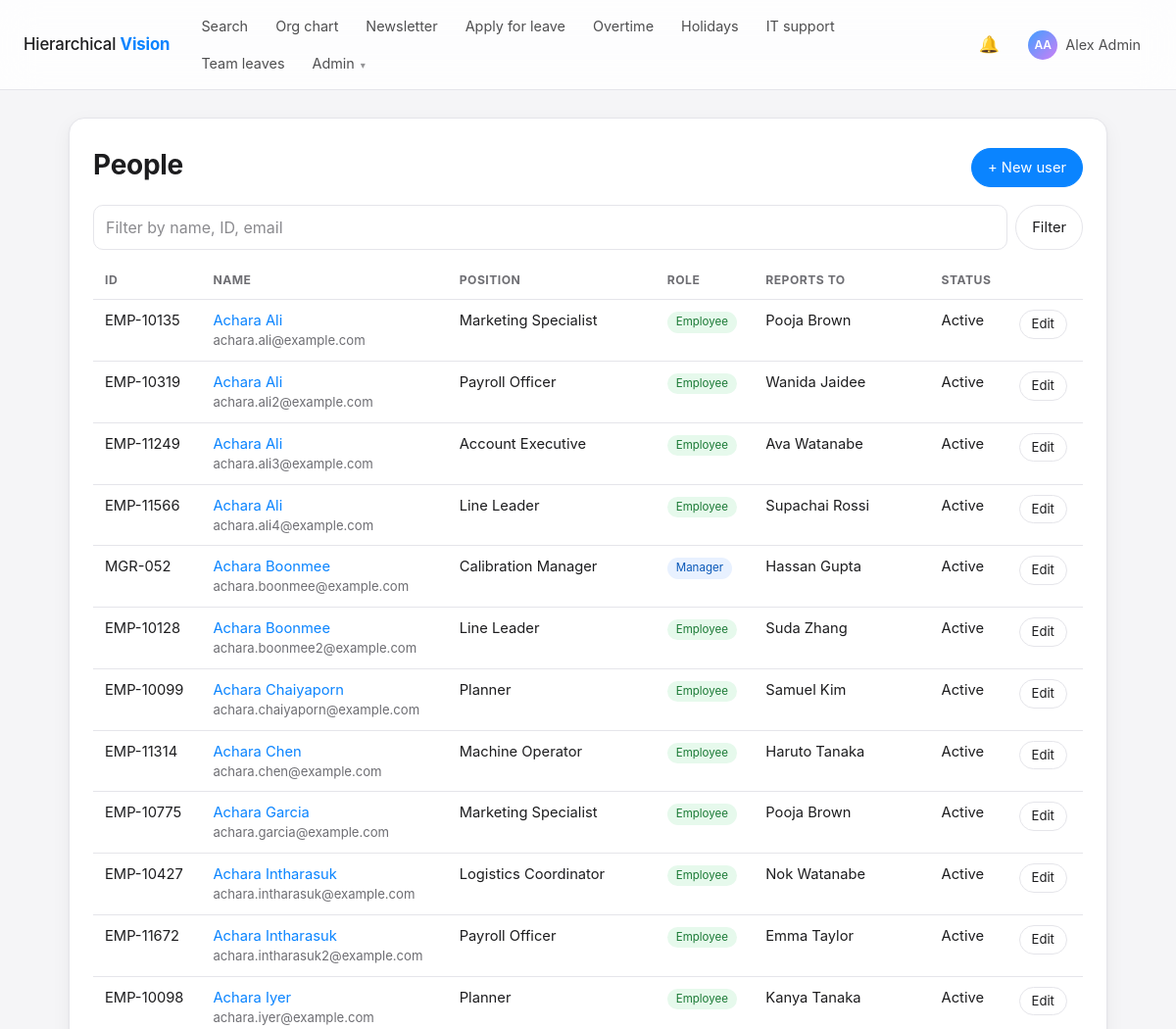
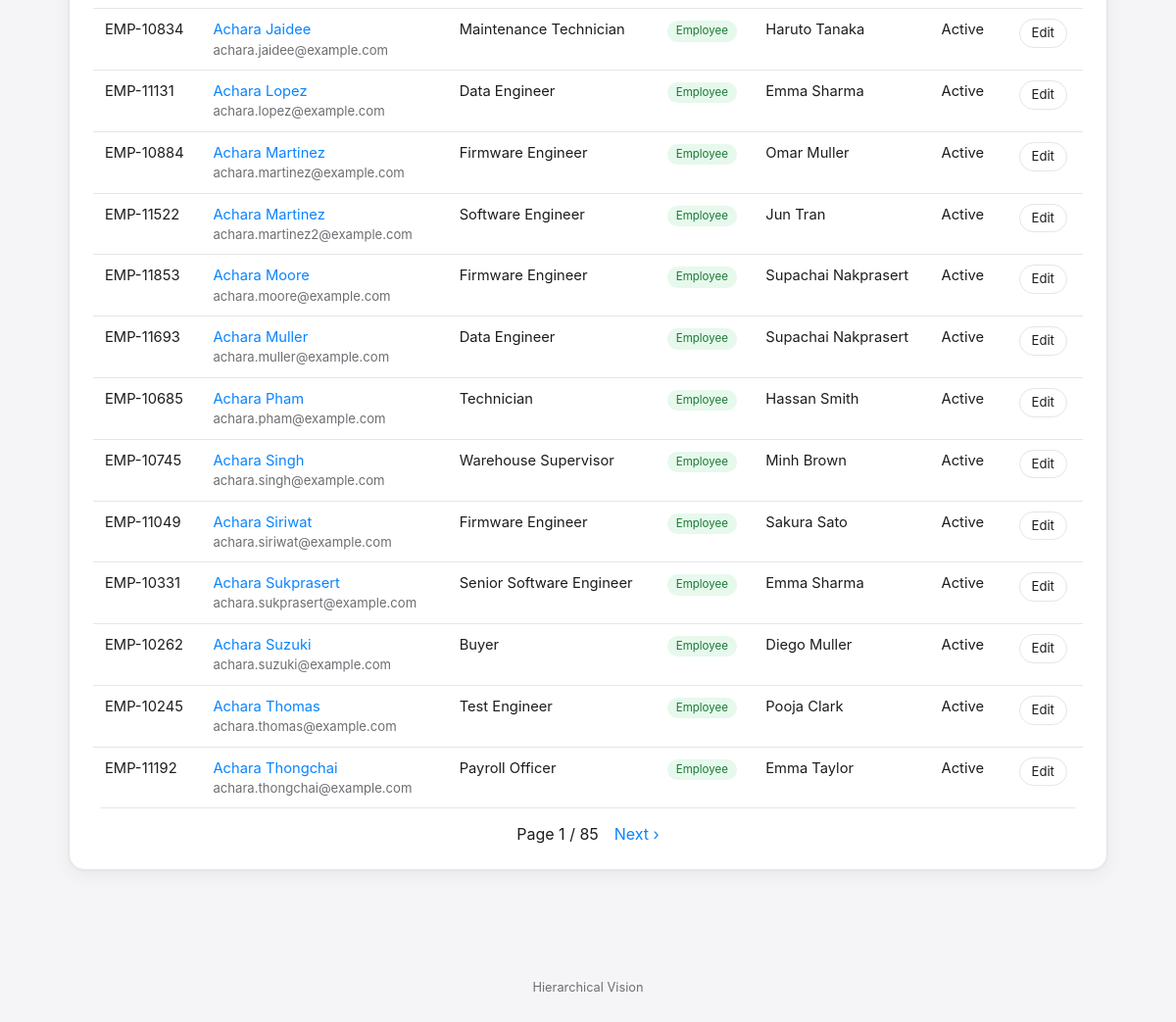
The app's page /manage/users/ (signed in) with its own data (2 pictures, top to bottom).
### accounts/models.py (models this page shows, shortened)
class User(AbstractBaseUser, PermissionsMixin):
    employee_id = models.CharField(
        max_length=30, unique=True, validators=[employee_id_validator], help_text="e.g. EMP-105. Used to sign in."
    )
    email = models.EmailField("email address", unique=True)
    full_name = models.CharField(max_length=150)
    position = models.CharField(max_length=120, blank=True)
    role = models.CharField(max_length=10, choices=Role.choices, default=Role.EMPLOYEE, db_index=True)
    manager = models.ForeignKey(
        "self",
        null=True,
        blank=True,
        on_delete=models.SET_NULL,
        related_name="direct_reports",
        verbose_name="Peer / Reporting manager",
    )
    contact_info = models.CharField("contact information", max_length=255, blank=True)
    description = models.TextField(blank=True)
    profile_picture = models.ImageField(
        upload_to=profile_picture_path, blank=True, null=True, validators=[FileExtensionValidator(IMAGE_EXTENSIONS), validate_image_size, validate_image_dimensions, validate_image_content]
    )
    background_image = models.ImageField(
        upload_to=background_image_path, blank=True, null=True, validators=[FileExtensionValidator(IMAGE_EXTENSIONS), validate_image_size, validate_image_dimensions, validate_image_content]
    )
    newsletter_publisher = models.BooleanField(
        "may publish to the newsletter", default=False,
        help_text="Lets this employee/manager post in the company newsletter (Admins can always post).",
    )
    leave_dashboard = models.CharField(
        "leave & OT dashboard access", max_length=5, choices=DashboardAccess.choices, default=DashboardAccess.NONE,
        blank=True, help_text="Managers only: lets this manager open the daily leave & OT dashboard (set by Admins).",
    )
    is_active = models.BooleanField(default=True)
    is_staff = models.BooleanField(default=False, editable=False)
    date_joined = models.DateTimeField(auto_now_add=True)
    objects = UserManager()
    USERNAME_FIELD = "employee_id"
    EMAIL_FIELD = "email"
    REQUIRED_FIELDS = ["email", "full_name"]
    class Meta:
        ordering = ["full_name"]
    @property
    def initials(self):
        parts = [p for p in self.full_name.split() if p]
        if not parts:
            return self.employee_id[:2].upper()
        return (parts[0][0] + (parts[-1][0] if len(parts) > 1 else "")).upper()
    def get_absolute_url(self):
        return reverse("accounts:profile", kwargs={"employee_id": self.employee_id})
    @property
    def is_admin(self):
        return self.role == Role.ADMIN
    @property
    def can_approve_leaves(self):
        return self.role in (Role.ADMIN, Role.MANAGER)
    @property
    def can_view_leave_dashboard(self):
        return self.is_admin or (self.is_manager_role and self.leave_dashboard in (DashboardAccess.TEAM, DashboardAccess.ALL))

### accounts/views.py (the view)
# urls.py: path("manage/users/", views.UserListView.as_view(), name="user_list"),
class UserListView(AdminRequiredMixin, ListView):
    model = User
    template_name = "accounts/user_list.html"
    paginate_by = 25
    context_object_name = "users"
    def get_queryset(self):
        qs = User.objects.select_related("manager").order_by("full_name")
        q = self.request.GET.get("q", "").strip()
        if q:
            qs = qs.filter(Q(full_name__icontains=q) | Q(employee_id__icontains=q) | Q(email__icontains=q))
        return qs
    def get_context_data(self, **kwargs):
        ctx = super().get_context_data(**kwargs)
        ctx["q"] = self.request.GET.get("q", "")
        return ctx

### accounts/mixins.py (called while the page is built)
    def dispatch(self, request, *args, **kwargs):
        if request.user.is_authenticated and not request.user.is_admin:
            raise PermissionDenied
        return super().dispatch(request, *args, **kwargs)

### notifications/context_processors.py (called while the page is built)
def unread_notifications(request):
    user = getattr(request, "user", None)
    if user is not None and user.is_authenticated:
        return {"unread_count": Notification.objects.filter(recipient=user, is_read=False).count()}
    return {}

### templates/accounts/user_list.html (shortened to what this page needs)
{% extends "base.html" %}
{% block content %}
<section class="card">
  <div class="row-between">
    <h1>People</h1>
    <a class="btn btn-primary" href="{% url 'accounts:user_create' %}">+ New user</a>
  </div>
  <form method="get" class="inline-form"><input type="search" name="q" value="{{ q }}" placeholder="Filter by name, ID, email"><button class="btn">Filter</button></form>
  <div class="table-wrap"><table>
    <thead><tr><th>ID</th><th>Name</th><th>Position</th><th>Role</th><th>Reports to</th><th>Status</th><th></th></tr></thead>
    <tbody>
    {% for u in users %}
      <tr>
        <td>{{ u.employee_id }}</td>
        <td><a href="{{ u.get_absolute_url }}">{{ u.full_name }}</a><div class="muted small">{{ u.email }}</div></td>
        <td>{{ u.position|default:"—" }}</td>
        <td><span class="role role-{{ u.role }}">{{ u.get_role_display }}</span></td>
        <td>{{ u.manager.full_name|default:"—" }}</td>
        <td>{% if u.is_active %}Active{% else %}<span class="muted">Inactive</span>{% endif %}</td>
        <td><a class="btn btn-sm" href="{% url 'accounts:user_edit' u.pk %}">Edit</a></td>
      </tr>
    {% empty %}<tr><td colspan="7" class="muted">No users.</td></tr>{% endfor %}
    </tbody>
  </table></div>
  {% if is_paginated %}
  <div class="pager">
    <span>Page {{ page_obj.number }} / {{ paginator.num_pages }}</span>
    {% if page_obj.has_next %}<a href="?page={{ page_obj.next_page_number }}{% if q %}&q={{ q }}{% endif %}">Next &rsaquo;</a>{% endif %}
  </div>
  {% endif %}
</section>
{% endblock %}

### templates/base.html (shortened to what this page needs)
{% load static %}<!DOCTYPE html>
<html lang="en">
<head>
  <link rel="stylesheet" href="{% static 'css/app.css' %}">
</head>
<body class="{% block body_class %}{% endblock %}">
<header class="topbar">
  <a class="brand" href="{% url 'accounts:home' %}">Hierarchical <b>Vision</b></a>
  {% with view=request.resolver_match.view_name %}
  <nav aria-label="Main">
    <a href="{% url 'accounts:home' %}" class="{% if view == 'accounts:home' or view == 'accounts:search' %}active{% endif %}">Search</a>
    <a href="{% url 'accounts:org_chart' %}" class="{% if view == 'accounts:org_chart' %}active{% endif %}">Org chart</a>
    <a href="{% url 'newsletter:list' %}" class="{% if 'newsletter:' in view %}active{% endif %}">Newsletter</a>
    {% if user.is_authenticated %}
    <a href="{% url 'leaves:apply' %}" class="{% if view == 'leaves:apply' %}active{% endif %}">Apply for leave</a>
    <a href="{% url 'leaves:overtime' %}" class="{% if 'leaves:overtime' in view %}active{% endif %}">Overtime</a>
    <a href="{% url 'leaves:holidays' %}" class="{% if view == 'leaves:holidays' %}active{% endif %}">Holidays</a>
    <a href="{% url 'support:create' %}" class="{% if view == 'support:create' %}active{% endif %}">IT support</a>
    {% if user.can_approve_leaves %}<a href="{% url 'leaves:team' %}" class="{% if view == 'leaves:team' %}active{% endif %}">Team leaves</a>{% endif %}
    {% if user.is_admin %}
    <details class="menu">
      <summary>Admin</summary>
    </details>
    {% endif %}
    {% endif %}
  </nav>
  {% endwith %}
  {% if user.is_authenticated %}
  <div class="topbar-right">
    <a class="icon-btn" href="{% url 'notifications:list' %}" title="Notifications" aria-label="Notifications">&#128276;{% if unread_count %}<span class="badge-count">{{ unread_count }}</span>{% endif %}</a>
    <details class="menu">
      <summary class="user-chip">{% include "partials/_avatar.html" with person=user size="sm" %}<span class="name">{{ user.full_name }}</span></summary>
    </details>
  </div>
  {% else %}
  <div class="topbar-right"><a class="btn btn-sm" href="{% url 'accounts:login' %}">Sign in</a></div>
  {% endif %}
</header>
{% block main %}
<main id="main" class="container{% block container_class %}{% endblock %}">
  {% block content %}{% endblock %}
</main>
<footer class="site-footer">Hierarchical Vision</footer>
{% endblock %}
</body>
</html>

### templates/partials/_avatar.html
{% if person.profile_picture %}<img class="avatar {{ size|default:'' }}" src="{{ person.profile_picture.url }}" alt="{{ person.full_name }}">{% else %}<span class="avatar avatar-initials {{ size|default:'' }}">{{ person.initials }}</span>{% endif %}

### records on screen
User: initials "AA", full_name "Alex Admin"
User: employee_id "EMP-10135", full_name "Achara Ali", email "achara.ali@example.com", position "Marketing Specialist", role "Employee", manager.full_name "Pooja Brown", is_active "Active"
User: employee_id "EMP-10319", full_name "Achara Ali", email "achara.ali2@example.com", position "Payroll Officer", role "Employee", manager.full_name "Wanida Jaidee", is_active "Active"
User: employee_id "EMP-11249", full_name "Achara Ali", email "achara.ali3@example.com", position "Account Executive", role "Employee", manager.full_name "Ava Watanabe", is_active "Active"
User: employee_id "EMP-11566", full_name "Achara Ali", email "achara.ali4@example.com", position "Line Leader", role "Employee", manager.full_name "Supachai Rossi", is_active "Active"
User: employee_id "MGR-052", full_name "Achara Boonmee", email "achara.boonmee@example.com", position "Calibration Manager", role "Manager", manager.full_name "Hassan Gupta", is_active "Active"
User: employee_id "EMP-10128", full_name "Achara Boonmee", email "achara.boonmee2@example.com", position "Line Leader", role "Employee", manager.full_name "Suda Zhang", is_active "Active"
User: employee_id "EMP-10099", full_name "Achara Chaiyaporn", email "achara.chaiyaporn@example.com", position "Planner", role "Employee", manager.full_name "Samuel Kim", is_active "Active"
User: employee_id "EMP-11314", full_name "Achara Chen", email "achara.chen@example.com", position "Machine Operator", role "Employee", manager.full_name "Haruto Tanaka", is_active "Active"
User: employee_id "EMP-10775", full_name "Achara Garcia", email "achara.garcia@example.com", position "Marketing Specialist", role "Employee", manager.full_name "Pooja Brown", is_active "Active"
User: employee_id "EMP-10427", full_name "Achara Intharasuk", email "achara.intharasuk@example.com", position "Logistics Coordinator", role "Employee", manager.full_name "Nok Watanabe", is_active "Active"
User: employee_id "EMP-11672", full_name "Achara Intharasuk", email "achara.intharasuk2@example.com", position "Payroll Officer", role "Employee", manager.full_name "Emma Taylor", is_active "Active"
User: employee_id "EMP-10098", full_name "Achara Iyer", email "achara.iyer@example.com", position "Planner", role "Employee", manager.full_name "Kanya Tanaka", is_active "Active"
User: employee_id "EMP-10834", full_name "Achara Jaidee", email "achara.jaidee@example.com", position "Maintenance Technician", role "Employee", manager.full_name "Haruto Tanaka", is_active "Active"
User: employee_id "EMP-11131", full_name "Achara Lopez", email "achara.lopez@example.com", position "Data Engineer", role "Employee", manager.full_name "Emma Sharma", is_active "Active"
User: employee_id "EMP-10884", full_name "Achara Martinez", email "achara.martinez@example.com", position "Firmware Engineer", role "Employee", manager.full_name "Omar Muller", is_active "Active"
User: employee_id "EMP-11522", full_name "Achara Martinez", email "achara.martinez2@example.com", position "Software Engineer", role "Employee", manager.full_name "Jun Tran", is_active "Active"
User: employee_id "EMP-11853", full_name "Achara Moore", email "achara.moore@example.com", position "Firmware Engineer", role "Employee", manager.full_name "Supachai Nakprasert", is_active "Active"
User: employee_id "EMP-11693", full_name "Achara Muller", email "achara.muller@example.com", position "Data Engineer", role "Employee", manager.full_name "Supachai Nakprasert", is_active "Active"
User: employee_id "EMP-10685", full_name "Achara Pham", email "achara.pham@example.com", position "Technician", role "Employee", manager.full_name "Hassan Smith", is_active "Active"
User: employee_id "EMP-10745", full_name "Achara Singh", email "achara.singh@example.com", position "Warehouse Supervisor", role "Employee", manager.full_name "Minh Brown", is_active "Active"
User: employee_id "EMP-11049", full_name "Achara Siriwat", email "achara.siriwat@example.com", position "Firmware Engineer", role "Employee", manager.full_name "Sakura Sato", is_active "Active"
User: employee_id "EMP-10331", full_name "Achara Sukprasert", email "achara.sukprasert@example.com", position "Senior Software Engineer", role "Employee", manager.full_name "Emma Sharma", is_active "Active"
User: employee_id "EMP-10262", full_name "Achara Suzuki", email "achara.suzuki@example.com", position "Buyer", role "Employee", manager.full_name "Diego Muller", is_active "Active"
User: employee_id "EMP-10245", full_name "Achara Thomas", email "achara.thomas@example.com", position "Test Engineer", role "Employee", manager.full_name "Pooja Clark", is_active "Active"
User: employee_id "EMP-11192", full_name "Achara Thongchai", email "achara.thongchai@example.com", position "Payroll Officer", role "Employee", manager.full_name "Emma Taylor", is_active "Active"

### other values on screen
{{ page_obj.number }} "1"
{{ paginator.num_pages }} "85"
